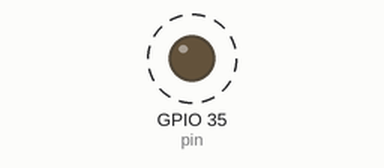
This sketch was run on a simulated ESP32. On the bench: output pins drawn as LEDs (lit = HIGH). Dashed ring = blinking. WiFi joins after 1.5 s; servers stay silent unless stated; what the sketch prints to the serial monitor is not drawn.

Above: at 1.7 s.
Timing chart, 0 to 4.5 s (numbered marks = the images above):
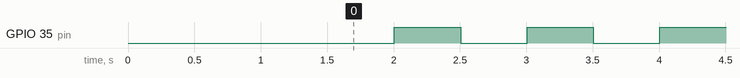

Measured:
- by itself, GPIO 35 (pin): alternates HIGH for 0.50 s and LOW for 0.50 s

The sketch:

BasicOTA.ino
```cpp
// (licence header left out)
//     http://www.apache.org/licenses/LICENSE-2.0
//
// Unless required by applicable law or agreed to in writing, software
// distributed under the License is distributed on an "AS IS" BASIS,
// WITHOUT WARRANTIES OR CONDITIONS OF ANY KIND, either express or implied.
// See the License for the specific language governing permissions and
// limitations under the License.

#include <WiFi.h>
#include <ESPmDNS.h>
#include <NetworkUdp.h>
#include <ArduinoOTA.h>

const char *ssid = "*****";
const char *password = "*****";
#define pin 35

void setup() {
  Serial.begin(115200);
  Serial.println("Booting");
  WiFi.mode(WIFI_STA);
  WiFi.begin(ssid, password);
  while (WiFi.waitForConnectResult() != WL_CONNECTED) {
    Serial.println("Connection Failed! Rebooting...");
    delay(5000);
    ESP.restart();
  }

  // Port defaults to 3232
  // ArduinoOTA.setPort(3232);

  // Hostname defaults to esp3232-[MAC]
  ArduinoOTA.setHostname("ESP32_TEST");

  // No authentication by default
  ArduinoOTA.setPassword("admin");

  // Password can be set with it's md5 value as well
  // MD5(admin) = 21232f297a57a5a743894a0e4a801fc3
  // ArduinoOTA.setPasswordHash("21232f297a57a5a743894a0e4a801fc3");

  ArduinoOTA
    .onStart([]() {
      String type;
      if (ArduinoOTA.getCommand() == U_FLASH) {
        type = "sketch";
      } else {  // U_SPIFFS
        type = "filesystem";
      }

      // NOTE: if updating SPIFFS this would be the place to unmount SPIFFS using SPIFFS.end()
      Serial.println("Start updating " + type);
    })
    .onEnd([]() {
      Serial.println("\nEnd");
    })
    .onProgress([](unsigned int progress, unsigned int total) {
      Serial.printf("Progress: %u%%\r", (progress / (total / 100)));
    })
    .onError([](ota_error_t error) {
      Serial.printf("Error[%u]: ", error);
      if (error == OTA_AUTH_ERROR) {
        Serial.println("Auth Failed");
      } else if (error == OTA_BEGIN_ERROR) {
        Serial.println("Begin Failed");
      } else if (error == OTA_CONNECT_ERROR) {
        Serial.println("Connect Failed");
      } else if (error == OTA_RECEIVE_ERROR) {
        Serial.println("Receive Failed");
      } else if (error == OTA_END_ERROR) {
        Serial.println("End Failed");
      }
    });

  ArduinoOTA.begin();

  Serial.println("Ready");
  Serial.print("IP address: ");
  Serial.println(WiFi.localIP());

  pinMode(pin, OUTPUT);
}

void loop() {
  ArduinoOTA.handle();

  static uint32_t time = millis();

  /// Blink builtin led
  if(millis() - time >= 500)
  {
    time = millis();
    digitalWrite(pin, !digitalRead(pin));
  }
}
```
